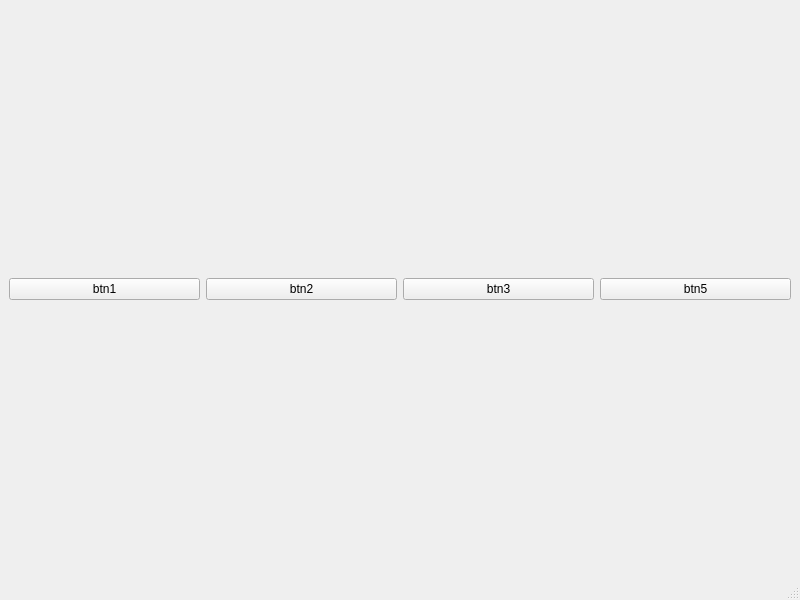
<?xml version="1.0" encoding="UTF-8"?>
<ui version="4.0">
 <class>MainWindow</class>
 <widget class="QMainWindow" name="MainWindow">
  <property name="geometry">
   <rect>
    <x>0</x>
    <y>0</y>
    <width>800</width>
    <height>600</height>
   </rect>
  </property>
  <property name="windowTitle">
   <string>MainWindow</string>
  </property>
  <widget class="QWidget" name="centralwidget">
   <layout class="QHBoxLayout" name="horizontalLayout">
    <item>
     <widget class="QPushButton" name="pushButton">
      <property name="text">
       <string>btn1</string>
      </property>
     </widget>
    </item>
    <item>
     <widget class="QPushButton" name="pushButton_2">
      <property name="text">
       <string>btn2</string>
      </property>
     </widget>
    </item>
    <item>
     <widget class="QPushButton" name="pushButton_3">
      <property name="text">
       <string>btn3</string>
      </property>
     </widget>
    </item>
    <item>
     <widget class="QPushButton" name="pushButton_4">
      <property name="text">
       <string>btn5</string>
      </property>
     </widget>
    </item>
   </layout>
  </widget>
  <widget class="QMenuBar" name="menubar">
   <property name="geometry">
    <rect>
     <x>0</x>
     <y>0</y>
     <width>800</width>
     <height>23</height>
    </rect>
   </property>
  </widget>
  <widget class="QStatusBar" name="statusbar"/>
 </widget>
 <resources/>
 <connections/>
</ui>
